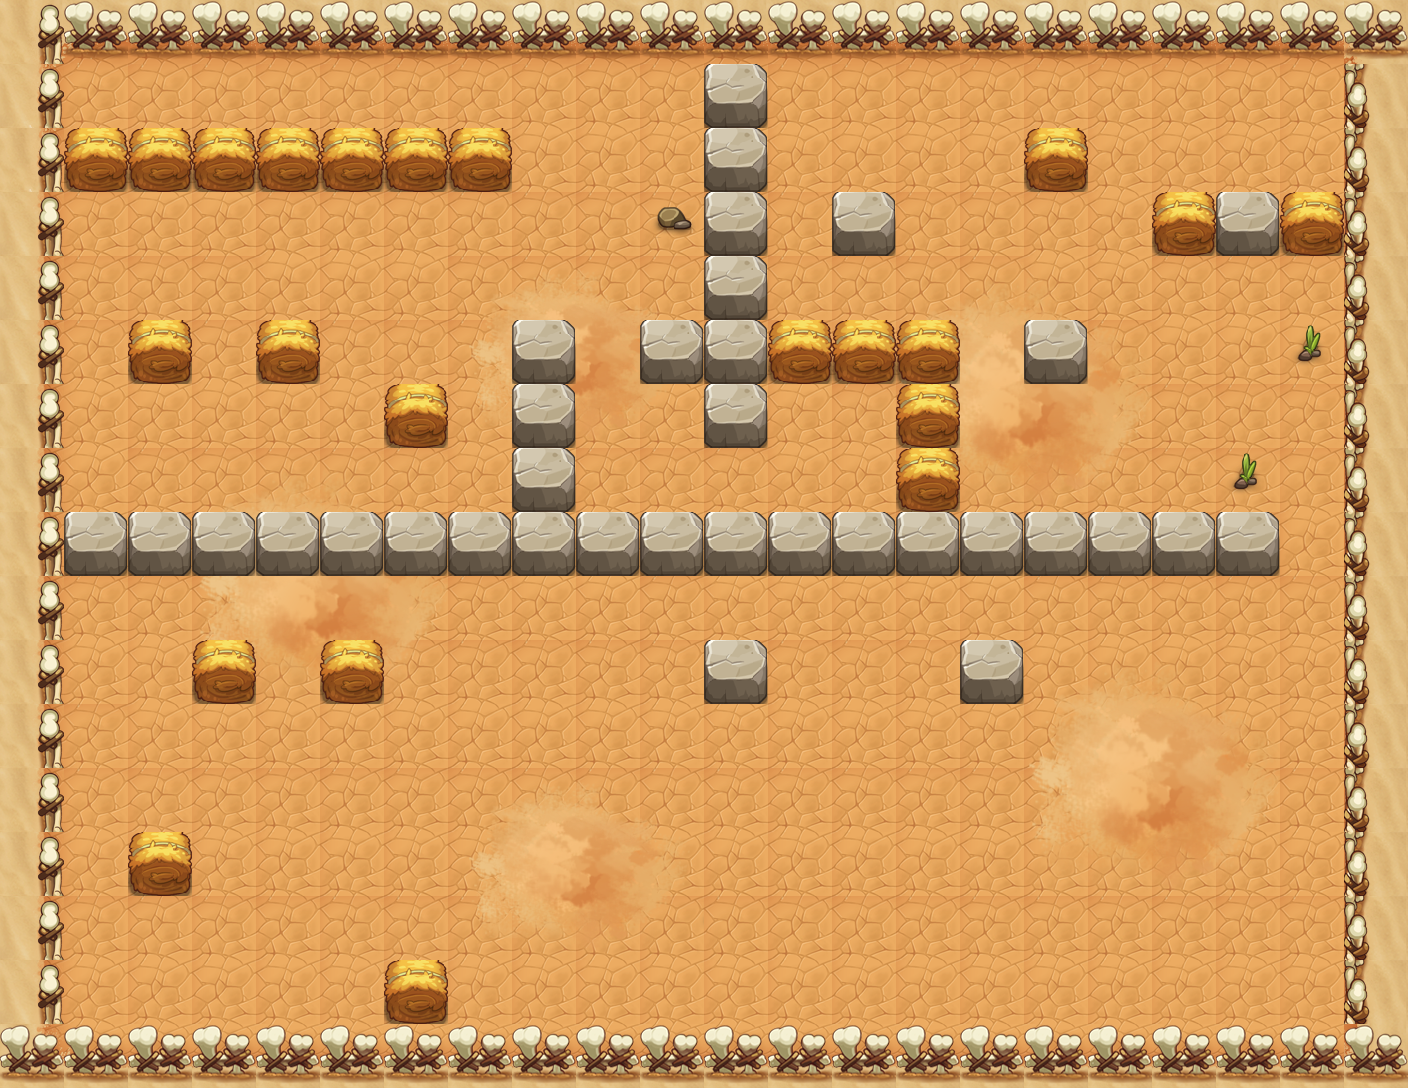

This is a level from a 2D game, rendered from its Tiled map with the project's own tilesets. A one-line summary and the map file follow, with tile-layer data summarised:
An orthogonal 22x17 tile map with 64x64 px tiles, 6 tile layers (PASS, 块层 2, 块层 15, 块层 17, ...) and 52 objects (39x TRAP, 12x MONSTER, PLAYER).

<map version="1.0" orientation="orthogonal" width="22" height="17" tilewidth="64" tileheight="64">
 <properties>
  <property name="DESTRY1" value="255" />
  <property name="DESTRY2" value="314" />
  <property name="DESTRY3" value="144" />
  <property name="DESTRY4" value="173" />
  <property name="DESTRY_COUNT" value="4" />
  <property name="EXP" value="470" />
  <property name="ITEM" value="D012" />
  <property name="LOSE_SCRIPT" value="" />
  <property name="MONEY" value="705" />
  <property name="START_SCRIPT" value="lv40" />
  <property name="WIN_SCRIPT" value="Map40Plot2" />
 </properties>
 <tileset firstgid="1" name="hmpy" tilewidth="64" tileheight="64">
  <image source="hmpy-hd.png" width="1000" height="2048" />
 </tileset>
 <layer name="PASS" width="22" height="17">
  <data>[374 cells, 135 non-empty, 7 distinct tile ids]</data>
 </layer>
 <layer name="块层 2" width="22" height="17">
  <data>[374 cells, 374 non-empty, 15 distinct tile ids]</data>
 </layer>
 <layer name="块层 15" width="22" height="17">
  <data>[374 cells, 75 non-empty, 30 distinct tile ids]</data>
 </layer>
 <layer name="块层 17" width="22" height="17">
  <data>[374 cells, 56 non-empty, 2 distinct tile ids]</data>
 </layer>
 <layer name="块层 4" width="22" height="17">
  <data>[374 cells, 52 non-empty, 3 distinct tile ids]</data>
 </layer>
 <layer name="块层 3" width="22" height="17">
  <data>[374 cells, 22 non-empty, 1 distinct tile ids]</data>
 </layer>
 <objectgroup name="对象层 1" width="44" height="34">
  <object name="PLAYER" type="PLAYER" x="64" y="64" width="64" height="64" />
  <object name="zi_dan_right1" type="TRAP" x="64" y="256" width="64" height="64">
   <properties>
    <property name="trap_ani" value="fire_cat_right.actor" />
    <property name="trap_delay" value="2" />
    <property name="trap_id" value="0" />
    <property name="trap_script" value="trap(&quot;zi_dan_right1&quot;):setAtkPower(target(&quot;PLAYER&quot;):getHP()*0.1);trap(&quot;zi_dan_right1&quot;):turnRight(); trap(&quot;zi_dan_right1&quot;):getAI():getActions():addObject( AIUseSkill:create(   SkillLua:create(&quot;skill_0001&quot;)  )  );" />
    <property name="trap_start_mode" value="2" />
    <property name="trap_state" value="open" />
   </properties>
  </object>
  <object name="block_control1" type="TRAP" x="192" y="448" width="64" height="64">
   <properties>
    <property name="trap_ani" value="switch.actor" />
    <property name="trap_floor" value="true" />
    <property name="trap_id" value="0" />
    <property name="trap_script" value="trap(&quot;block_control1&quot;):setOpened(false);trap(&quot;block1&quot;):setOpened(false)" />
    <property name="trap_sound_id" value="2" />
    <property name="trap_start_mode" value="0" />
    <property name="trap_state" value="open" />
   </properties>
  </object>
  <object name="mp1" type="TRAP" x="640" y="448" width="64" height="64">
   <properties>
    <property name="trap_ani" value="mp.actor" />
    <property name="trap_floor" value="true" />
    <property name="trap_id" value="0" />
    <property name="trap_script" value="trap_moveto(&quot;PLAYER&quot;, &quot;mp1&quot;,target(&quot;mp2&quot;):getX(),target(&quot;mp2&quot;):getY() );" />
    <property name="trap_sound_id" value="1" />
    <property name="trap_start_mode" value="0" />
    <property name="trap_state" value="open" />
   </properties>
  </object>
  <object name="mp2" type="TRAP" x="768" y="448" width="64" height="64">
   <properties>
    <property name="trap_ani" value="mp.actor" />
    <property name="trap_floor" value="true" />
    <property name="trap_id" value="0" />
    <property name="trap_script" value="trap_moveto(&quot;PLAYER&quot;, &quot;mp2&quot;,target(&quot;mp1&quot;):getX(),target(&quot;mp1&quot;):getY() );" />
    <property name="trap_sound_id" value="1" />
    <property name="trap_start_mode" value="0" />
    <property name="trap_state" value="open" />
   </properties>
  </object>
  <object name="zi_dan_down1" type="TRAP" x="960" y="64" width="64" height="64">
   <properties>
    <property name="trap_ani" value="fire_cat_down.actor" />
    <property name="trap_delay" value="2" />
    <property name="trap_id" value="0" />
    <property name="trap_script" value="trap(&quot;zi_dan_down1&quot;):setAtkPower(target(&quot;PLAYER&quot;):getHP()*0.1);trap(&quot;zi_dan_down1&quot;):turnDown(); trap(&quot;zi_dan_down1&quot;):getAI():getActions():addObject( AIUseSkill:create(   SkillLua:create(&quot;skill_0001&quot;)  )  );" />
    <property name="trap_start_mode" value="2" />
    <property name="trap_state" value="open" />
   </properties>
  </object>
  <object name="liusha" type="TRAP" x="448" y="768" width="64" height="64">
   <properties>
    <property name="lua_ai" value="trap_mire_ai" />
    <property name="trap_ani" value="liusha.actor" />
    <property name="trap_floor" value="true" />
    <property name="trap_sh" value="1" />
    <property name="trap_sw" value="1" />
   </properties>
  </object>
  <object name="liusha" type="TRAP" x="1152" y="768" width="64" height="64">
   <properties>
    <property name="lua_ai" value="trap_mire_ai" />
    <property name="trap_ani" value="liusha.actor" />
    <property name="trap_floor" value="true" />
    <property name="trap_sh" value="1" />
    <property name="trap_sw" value="1" />
   </properties>
  </object>
  <object name="zi_dan_down2" type="TRAP" x="448" y="576" width="64" height="64">
   <properties>
    <property name="trap_ani" value="fire_cat_down.actor" />
    <property name="trap_delay" value="2" />
    <property name="trap_id" value="0" />
    <property name="trap_script" value="trap(&quot;zi_dan_down2&quot;):setAtkPower(target(&quot;PLAYER&quot;):getHP()*0.1);trap(&quot;zi_dan_down2&quot;):turnDown(); trap(&quot;zi_dan_down2&quot;):getAI():getActions():addObject( AIUseSkill:create(   SkillLua:create(&quot;skill_0001&quot;)  )  );" />
    <property name="trap_start_mode" value="2" />
    <property name="trap_state" value="open" />
   </properties>
  </object>
  </objectgroup>
 <objectgroup name="m1" width="44" height="34">
  <!-- 3 objects omitted --></objectgroup>
 <objectgroup name="m2" width="44" height="34">
  <!-- 3 objects omitted --></objectgroup>
 <objectgroup name="m3" width="44" height="34">
  <!-- 3 objects omitted --></objectgroup>
 <objectgroup name="m4" width="44" height="34">
  <!-- 3 objects omitted --></objectgroup>
</map>
<!-- 43 of 52 objects omitted -->
